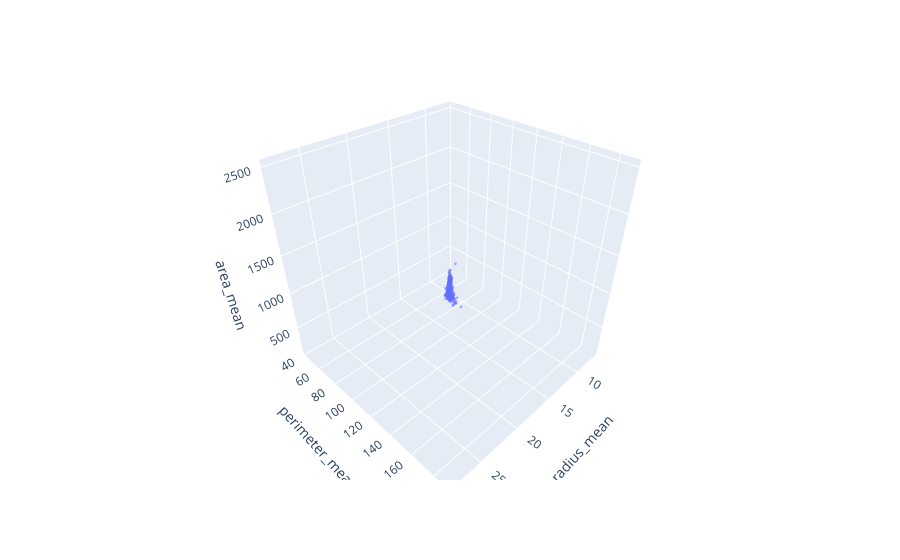

Notebook cell for this chart:
### Code cell
fig = px.scatter_3d(df, x='radius_mean', y='perimeter_mean', z='area_mean')
fig.update_traces(marker_size=1, marker_opacity=0.5)
fig.show()

### Figure 1 — Plotly figure (JSON) as saved in the notebook; plotly's stock layout.template omitted (floating-point values rounded to 4 significant figures; data arrays with more than 128 entries replaced by an {"elided": "..."} marker saying what was removed)
{"data": [{"hovertemplate": "radius_mean=%{x}<br>perimeter_mean=%{y}<br>area_mean=%{z}<extra></extra>", "legendgroup": "", "marker": {"color": "#636efa", "opacity": 0.5, "size": 1, "symbol": "circle"}, "mode": "markers", "name": "", "scene": "scene", "showlegend": false, "type": "scatter3d", "x": {"elided": "569 float values"}, "y": {"elided": "569 float values"}, "z": {"elided": "569 float values"}}], "layout": {"legend": {"tracegroupgap": 0}, "margin": {"t": 60}, "scene": {"domain": {"x": [0, 1], "y": [0, 1]}, "xaxis": {"title": {"text": "radius_mean"}}, "yaxis": {"title": {"text": "perimeter_mean"}}, "zaxis": {"title": {"text": "area_mean"}}}}}
